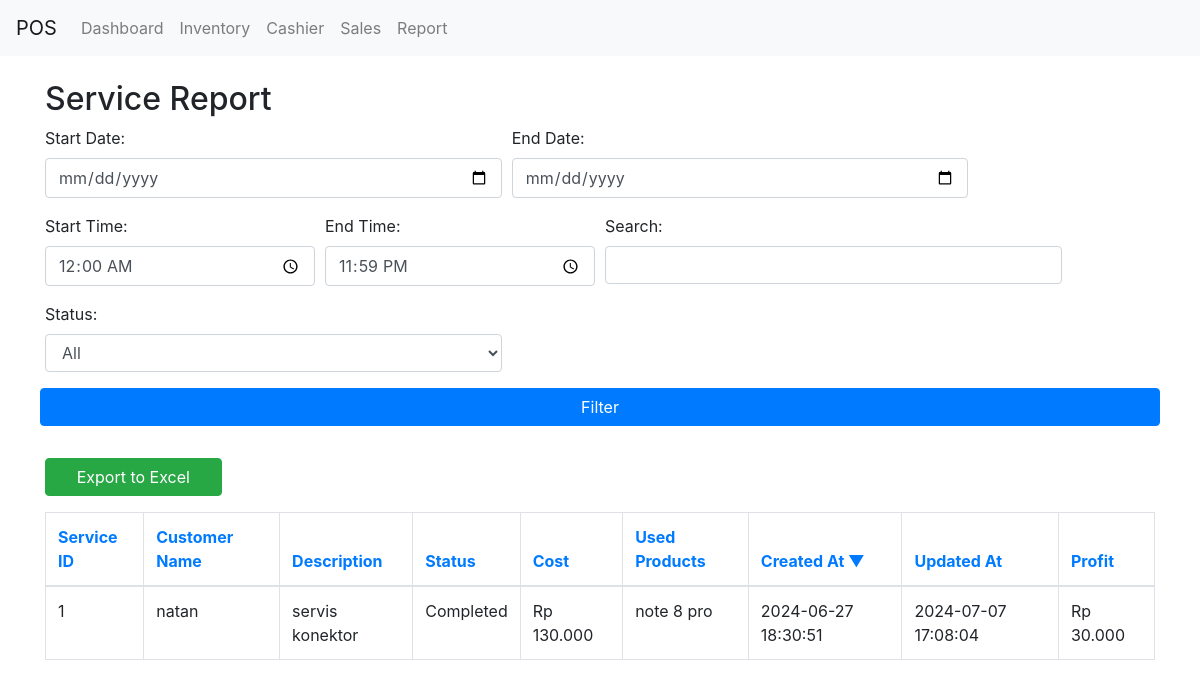
The app's page /report.php with its own data.
### tables this page shows
CREATE TABLE `services` (
  `id` int NOT NULL,
  `customer_id` int NOT NULL,
  `description` text NOT NULL,
  `status` varchar(50) NOT NULL,
  `cost` decimal(10,2) DEFAULT NULL,
  `created_at` timestamp NULL DEFAULT CURRENT_TIMESTAMP,
  `updated_at` timestamp NULL DEFAULT CURRENT_TIMESTAMP ON UPDATE CURRENT_TIMESTAMP
);

CREATE TABLE `customers` (
  `id` int NOT NULL,
  `name` varchar(255) NOT NULL,
  `phone` varchar(20) NOT NULL,
  `email` varchar(255) DEFAULT NULL,
  `created_at` timestamp NULL DEFAULT CURRENT_TIMESTAMP
);

### report.php (the view, shortened to what this page needs)
<?php include 'config.php';
?>
<!DOCTYPE html>
<html>
<head>
    <link rel="stylesheet" href="https://maxcdn.bootstrapcdn.com/bootstrap/4.0.0/css/bootstrap.min.css">
</head>
<body>
<div class="container mt-4">
    <h2>Service Report</h2>
    <form method="get" action="">
        <div class="form-row">
            <div class="form-group col-md-5">
                <label for="start_date">Start Date:</label>
                <input type="date" class="form-control" id="start_date" name="start_date" value="<?php echo isset($_GET['start_date']) ? $_GET['start_date'] : ''; ?>">
            </div>
            <div class="form-group col-md-5">
                <label for="end_date">End Date:</label>
                <input type="date" class="form-control" id="end_date" name="end_date" value="<?php echo isset($_GET['end_date']) ? $_GET['end_date'] : ''; ?>">
            </div>
            <div class="form-group col-md-3">
                <label for="start_time">Start Time:</label>
                <input type="time" class="form-control" id="start_time" name="start_time" value="<?php echo isset($_GET['start_time']) ? $_GET['start_time'] : '00:00'; ?>">
            </div>
            <div class="form-group col-md-3">
                <label for="end_time">End Time:</label>
                <input type="time" class="form-control" id="end_time" name="end_time" value="<?php echo isset($_GET['end_time']) ? $_GET['end_time'] : '23:59'; ?>">
            </div>
            <div class="form-group col-md-5">
                <label for="search">Search:</label>
                <input type="text" class="form-control" id="search" name="search" value="<?php echo isset($_GET['search']) ? $_GET['search'] : ''; ?>">
            </div>
            <div class="form-group col-md-5">
                <label for="status">Status:</label>
                <select class="form-control" id="status" name="status">
                    <option value="all" <?php if (isset($_GET['status']) && $_GET['status'] == 'all') echo 'selected'; ?>>All</option>
                </select>
            </div>
            <button type="submit" class="btn btn-primary btn-block">Filter</button>
            <div class="form-group col-md-2">
                <label>&nbsp;</label>
                <a href="export_to_excel.php?start_date=<?php echo isset($_GET['start_date']) ? $_GET['start_date'] : ''; ?>&end_date=<?php echo isset($_GET['end_date']) ? $_GET['end_date'] : ''; ?>&start_time=<?php echo isset($_GET['start_time']) ? $_GET['start_time'] : '00:00'; ?>&end_time=<?php echo isset($_GET['end_time']) ? $_GET['end_time'] : '23:59'; ?>&search=<?php echo isset($_GET['search']) ? $_GET['search'] : ''; ?>&status=<?php echo isset($_GET['status']) ? $_GET['status'] : 'all'; ?>&filter_info=<?php echo urlencode("Start Date: " . (isset($_GET['start_date']) ? $_GET['start_date'] : '') . ", End Date: " . (isset($_GET['end_date']) ? $_GET['end_date'] : '') . ", Start Time: " . (isset($_GET['start_time']) ? $_GET['start_time'] : '00:00') . ", End Time: " . (isset($_GET['end_time']) ? $_GET['end_time'] : '23:59') . ", Search: " . (isset($_GET['search']) ? $_GET['search'] : '') . ", Status: " . (isset($_GET['status']) ? $_GET['status'] : 'all')); ?>" class="btn btn-success btn-block">Export to Excel</a>
            </div>
        </div>
    </form>
    <?php
    $order_by = isset($_GET['order_by']) ? $_GET['order_by'] : 's.created_at';
    $order_dir = isset($_GET['order_dir']) && $_GET['order_dir'] == 'asc' ? 'asc' : 'desc';
    $order_icons = [
        'asc' => '▲',
        'desc' => '▼',
        'normal' => ''
    ];
    ?>
    <table class="table table-bordered">
        <thead>
            <tr>
                <th><a href="?<?php echo http_build_query(array_merge($_GET, ['order_by' => 's.id', 'order_dir' => $order_dir == 'asc' ? 'desc' : 'asc'])); ?>">Service ID </a></th>
                <th><a href="?<?php echo http_build_query(array_merge($_GET, ['order_by' => 'c.name', 'order_dir' => $order_dir == 'asc' ? 'desc' : 'asc'])); ?>">Customer Name </a></th>
                <th><a href="?<?php echo http_build_query(array_merge($_GET, ['order_by' => 's.description', 'order_dir' => $order_dir == 'asc' ? 'desc' : 'asc'])); ?>">Description </a></th>
                <th><a href="?<?php echo http_build_query(array_merge($_GET, ['order_by' => 's.status', 'order_dir' => $order_dir == 'asc' ? 'desc' : 'asc'])); ?>">Status </a></th>
                <th><a href="?<?php echo http_build_query(array_merge($_GET, ['order_by' => 's.cost', 'order_dir' => $order_dir == 'asc' ? 'desc' : 'asc'])); ?>">Cost </a></th>
                <th><a href="?<?php echo http_build_query(array_merge($_GET, ['order_by' => 'used_products', 'order_dir' => $order_dir == 'asc' ? 'desc' : 'asc'])); ?>">Used Products </a></th>
                <th><a href="?<?php echo http_build_query(array_merge($_GET, ['order_by' => 's.created_at', 'order_dir' => $order_dir == 'asc' ? 'desc' : 'asc'])); ?>">Created At <?php echo $order_by == 's.created_at' ? $order_icons[$order_dir] : $order_icons['normal']; ?></a></th>
                <th><a href="?<?php echo http_build_query(array_merge($_GET, ['order_by' => 's.updated_at', 'order_dir' => $order_dir == 'asc' ? 'desc' : 'asc'])); ?>">Updated At </a></th>
                <th><a href="?<?php echo http_build_query(array_merge($_GET, ['order_by' => 'profit', 'order_dir' => $order_dir == 'asc' ? 'desc' : 'asc'])); ?>">Profit </a></th>
            </tr>
        </thead>
        <tbody>
            <?php
            $start_date = isset($_GET['start_date']) && !empty($_GET['start_date']) ? $_GET['start_date'] : '1970-01-01';
            $end_date = isset($_GET['end_date']) && !empty($_GET['end_date']) ? $_GET['end_date'] : date('Y-m-d');
            $start_time = isset($_GET['start_time']) && !empty($_GET['start_time']) ? $_GET['start_time'] : '00:00:00';
            $end_time = isset($_GET['end_time']) && !empty($_GET['end_time']) ? $_GET['end_time'] : '23:59:59';
            $search = isset($_GET['search']) ? $_GET['search'] : '';
            $search = str_replace(' ', '', $search);
            $status = isset($_GET['status']) ? $_GET['status'] : 'all';
            $status_condition = $status !== 'all' ? "AND s.status = '$status'" : '';
            $sql = "SELECT s.id, c.name as customer_name, s.description, s.status, s.cost, s.created_at, s.updated_at,
                           GROUP_CONCAT(p.name SEPARATOR ', ') as used_products,
                           (s.cost - IFNULL(SUM(p.hargabeli), 0)) as profit
                    FROM services s
                    JOIN customers c ON s.customer_id = c.id
                    LEFT JOIN service_products sp ON s.id = sp.service_id
                    LEFT JOIN products p ON sp.product_id = p.id
                    WHERE (s.created_at BETWEEN '$start_date $start_time' AND '$end_date $end_time')
                    AND (REPLACE(c.name, ' ', '') LIKE '%$search%' OR REPLACE(s.description, ' ', '') LIKE '%$search%')
                    $status_condition
                    GROUP BY s.id
                    ORDER BY s.created_at DESC, $order_by $order_dir";
            $result = $conn->query($sql);
            if ($result->num_rows > 0) {
                while ($row = $result->fetch_assoc()) {
                    echo "<tr>";
                    echo "<td>" . $row["id"] . "</td>";
                    echo "<td>" . $row["customer_name"] . "</td>";
                    echo "<td>" . $row["description"] . "</td>";
                    echo "<td>" . $row["status"] . "</td>";
                    echo "<td>Rp " . number_format($row["cost"], 0, ',', '.') . "</td>";
                    echo "<td>" . $row["used_products"] . "</td>";
                    echo "<td>" . $row["created_at"] . "</td>";
                    echo "<td>" . $row["updated_at"] . "</td>";
                    echo "<td>Rp " . number_format($row["profit"], 0, ',', '.') . "</td>";
                    echo "</tr>";
                }
            }
            ?>
        </tbody>
    </table>
</div>
</body>
</html>

### styles.css (style rules this page uses)
body { -ms-text-size-adjust: 100%; -webkit-text-size-adjust: 100%; text-size-adjust: 100%; -webkit-user-select: none; user-select: none; }
body { -webkit-overflow-scrolling: touch; -webkit-tap-highlight-color: transparent; }

### records on screen
services: id "1", customer.name "natan", description "servis konektor", status "Completed", cost "130.000", used_products "note 8 pro", created_at "2024-06-27 18:30:51", updated_at "2024-07-07 17:08:04", profit "30.000"

### other values on screen
$order_icons[$order_dir] "▼"
